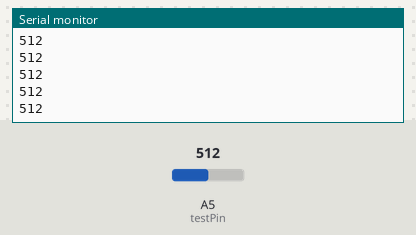
Simulated run of this sketch. Board: Arduino Uno, built with avr-gcc and run on an emulated ATmega328P. On the bench: the last lines printed to the serial monitor. Inputs (shaded band) come from the test bench; at power-on: A5 (testPin) = 512.

Above: at 1.2 s.
1.3 s: A5 (testPin) set to 716
At 2.4 s:
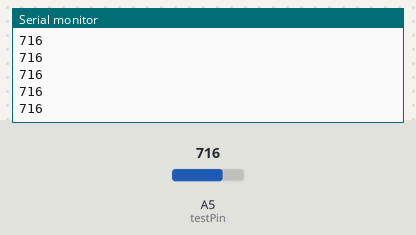
2.8 s: A5 (testPin) set to 900
At 3.6 s:
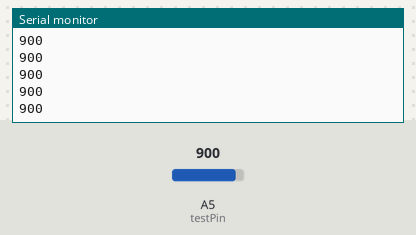
Timing chart, 0 to 5.8 s (numbered marks = the images above; inputs shaded):
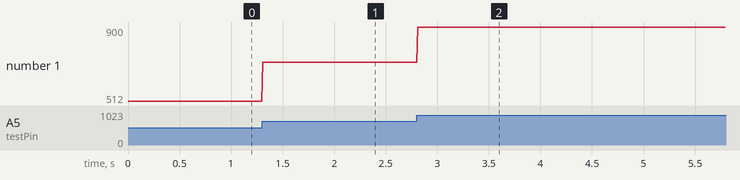

Measured:
- after the input at 1.3 s, the serial monitor: prints a new line at once (image 1)
- after the input at 2.8 s, the serial monitor: prints a new line at once (image 2)
- plotted number 1: 512 → 716 after the input at 1.3 s, 716 → 900 after the input at 2.8 s

The sketch:

IR_Sensor_Tests.ino
```cpp
/*
 * IR_Sensor_Tests.ino
 *
 * quick testing of various sensors:
 * Sharp GP2Y0A21YK0F 10 ro 80 cm.
 */

#include "sensors.h"


#define testPin A5
Sharp2Y0A21 mySensor(A5);

void setup() {
  Serial.begin(9600);
}

// the loop function runs over and over again forever
void loop() {
  Serial.println(mySensor.senseRaw());
  delay(10);
}
```

sensors.h
```cpp
/*
   sensors.h

   How to test each sensor.
*/
#ifndef sensors_h
#define sensors_h

#include "Arduino.h"

class Sharp2Y0A21 {
  private:
    int testPin;

  public:
    Sharp2Y0A21(int pin);

    int senseRaw();
};

Sharp2Y0A21::Sharp2Y0A21(int pin) {
  testPin = pin;
  pinMode(testPin, INPUT);
}

int Sharp2Y0A21::senseRaw() {
  return analogRead(testPin);
}

#endif
```
